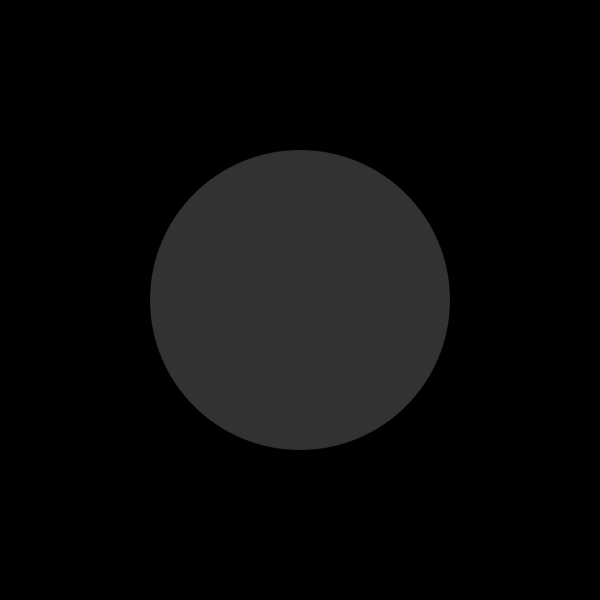
Frame 1 (no input)
Frame 60 (the mouse pressed at the canvas centre just before this capture): identical to frame 1, image omitted
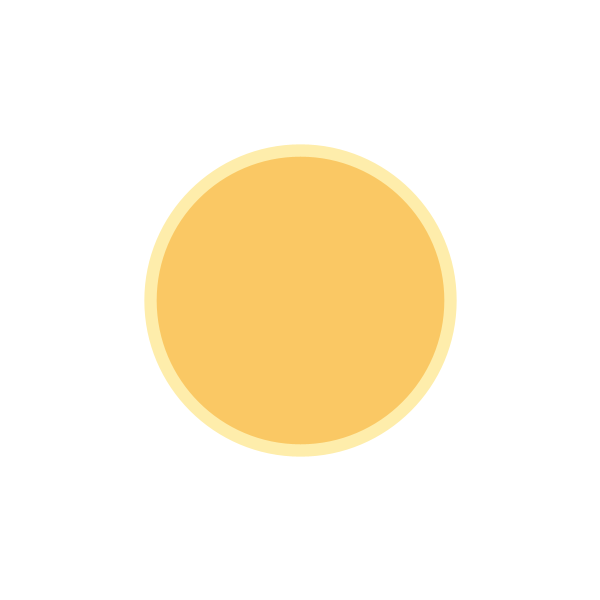
Frame 120 (the mouse held since frame 60 and released just before this capture)

The Processing sketch that drew these frames (run headless with seeded random() and noise(); from frame 60 on, the mouse is pressed at the canvas centre):

// Processing sketch: sketch_211217a
// ── sketch_211217a.pde
boolean light;

void setup() {
  size(600, 600);

  //初期化でOFF
  light = false;
}

void draw() {
  if (light==true) {
    background(255, 255, 255);
    strokeWeight(random(10,15));
    stroke(random(250,255),random(230,255),random(150,255));
    fill(250,200,100);
    ellipse(height/2,width/2,300,300);
    
  } else {
    background(0, 0, 0);
    noStroke();
    fill(50,50,50);
    ellipse(height/2,width/2,300,300);
  }
}

void mousePressed() {
    if (light == true) {
      light = false;
    } else {
      light = true;
    }
  }
